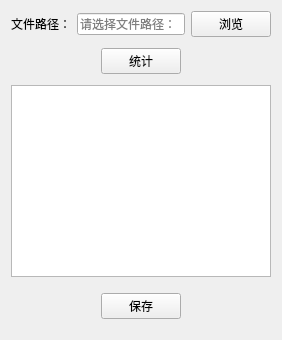
            <widget class="QWidget" name="tab1_3">
             <attribute name="title">
              <string>频率交叠分析</string>
             </attribute>
             <layout class="QVBoxLayout" name="verticalLayout_4">
              <item>
               <layout class="QHBoxLayout" name="horizontalLayout_8" stretch="0,10,1">
                <item>
                 <widget class="QLabel" name="label_13">
                  <property name="text">
                   <string>文件路径：</string>
                  </property>
                 </widget>
                </item>
                <item>
                 <widget class="QLineEdit" name="lineEdit_4">
                  <property name="placeholderText">
                   <string>请选择文件路径：</string>
                  </property>
                 </widget>
                </item>
                <item>
                 <widget class="QPushButton" name="pushButton_7">
                  <property name="text">
                   <string>浏览</string>
                  </property>
                 </widget>
                </item>
               </layout>
              </item>
              <item>
               <layout class="QHBoxLayout" name="horizontalLayout_9" stretch="10,2,10">
                <property name="topMargin">
                 <number>5</number>
                </property>
                <property name="bottomMargin">
                 <number>5</number>
                </property>
                <item>
                 <spacer name="horizontalSpacer_48">
                  <property name="orientation">
                   <enum>Qt::Horizontal</enum>
                  </property>
                  <property name="sizeHint" stdset="0">
                   <size>
                    <width>40</width>
                    <height>20</height>
                   </size>
                  </property>
                 </spacer>
                </item>
                <item>
                 <widget class="QPushButton" name="pushButton_8">
                  <property name="sizePolicy">
                   <sizepolicy hsizetype="Minimum" vsizetype="Fixed">
                    <horstretch>0</horstretch>
                    <verstretch>0</verstretch>
                   </sizepolicy>
                  </property>
                  <property name="text">
                   <string>统计</string>
                  </property>
                 </widget>
                </item>
                <item>
                 <spacer name="horizontalSpacer_49">
                  <property name="orientation">
                   <enum>Qt::Horizontal</enum>
                  </property>
                  <property name="sizeHint" stdset="0">
                   <size>
                    <width>40</width>
                    <height>20</height>
                   </size>
                  </property>
                 </spacer>
                </item>
               </layout>
              </item>
              <item>
               <widget class="QGraphicsView" name="graphicsView_3"/>
              </item>
              <item>
               <layout class="QHBoxLayout" name="horizontalLayout_10" stretch="10,2,10">
                <property name="topMargin">
                 <number>10</number>
                </property>
                <property name="bottomMargin">
                 <number>10</number>
                </property>
                <item>
                 <spacer name="horizontalSpacer_50">
                  <property name="orientation">
                   <enum>Qt::Horizontal</enum>
                  </property>
                  <property name="sizeHint" stdset="0">
                   <size>
                    <width>40</width>
                    <height>20</height>
                   </size>
                  </property>
                 </spacer>
                </item>
                <item>
                 <widget class="QPushButton" name="pushButton_9">
                  <property name="sizePolicy">
                   <sizepolicy hsizetype="Minimum" vsizetype="Fixed">
                    <horstretch>0</horstretch>
                    <verstretch>0</verstretch>
                   </sizepolicy>
                  </property>
                  <property name="text">
                   <string>保存</string>
                  </property>
                 </widget>
                </item>
                <item>
                 <spacer name="horizontalSpacer_51">
                  <property name="orientation">
                   <enum>Qt::Horizontal</enum>
                  </property>
                  <property name="sizeHint" stdset="0">
                   <size>
                    <width>40</width>
                    <height>20</height>
                   </size>
                  </property>
                 </spacer>
                </item>
               </layout>
              </item>
             </layout>
            </widget>
